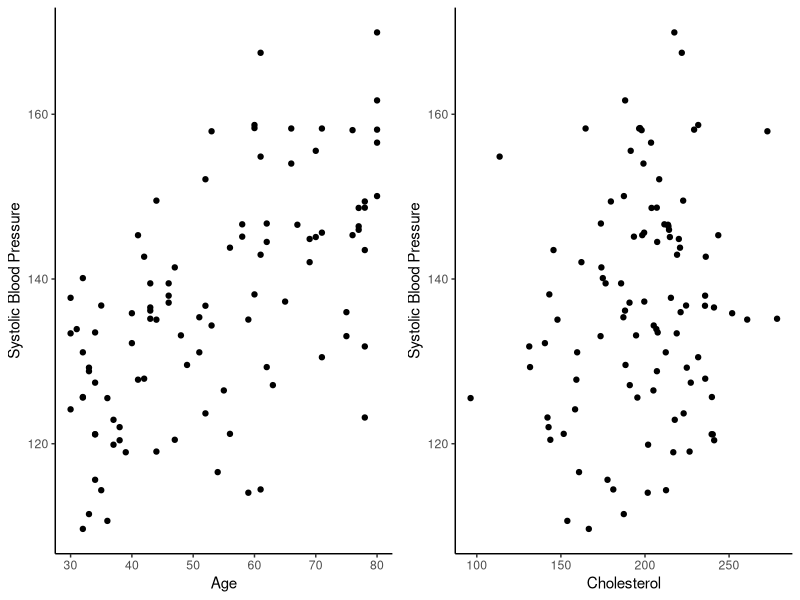

Source code (R):
## ---- chunk 1
library(caret)
library(ggplot2)
library(dplyr)
## ---- chunk 2
# Setting the seed so that results are reproducible
set.seed(13)

# Creating data set
# Creating patients
n <- 100

# Creating age and cholesterol data
age <- sample(30:80, n, replace = TRUE)
cholesterol <- rnorm(n, mean = 200, sd = 30)

# Creating true coefficients
intercept <- 90
age_coef <- 0.5
cholesterol_coef <- 0.1

# Generating error term
error <- rnorm(n, mean = 0, sd = 10)

# Generating response variable
systolic_bp <- intercept + age_coef * age + cholesterol_coef * cholesterol + error

# Creating data frame
bp_data <- data.frame(age = age, cholesterol = cholesterol, systolic_bp = systolic_bp)
## ---- chunk 3
# Visualizing the relationship between features of the data set
P1 <- ggplot(bp_data, aes(age, systolic_bp)) +
  geom_point() +
  theme_classic() +
  xlab("Age") +
  ylab("Systolic Blood Pressure")

P2 <- ggplot(bp_data, aes(cholesterol, systolic_bp)) +
  geom_point() +
  theme_classic() +
  xlab("Cholesterol") +
  ylab("Systolic Blood Pressure")

gridExtra::grid.arrange(P1,P2, nrow = 1)
## ---- chunk 4
# Split the data set into test and train data
trainIndex <- createDataPartition(bp_data$systolic_bp, p=0.8, list = FALSE)

training_data <- bp_data[trainIndex, ]
test_data <- bp_data[-trainIndex, ]
## ---- chunk 5
# Training our models
# First model with just age as a feature
train_control <- trainControl(method = "none")
lm_model <- train(systolic_bp ~ age,
                  data = training_data,
                  method = "lm",
                  trControl = train_control)
predictions <- predict(lm_model, newdata = test_data)

# Second model with both age and cholesterol as features
lm_model2 <- train(systolic_bp ~ age + cholesterol,
                   data = training_data,
                   method = "lm",
                   trControl = train_control)
predictions2 <- predict(lm_model2, newdata = test_data)
## ---- chunk 6
summary(lm_model)
summary(lm_model2)
## ---- chunk 7
# Evaluating model performance
postResample(predictions, test_data$systolic_bp)
postResample(predictions2, test_data$systolic_bp)
